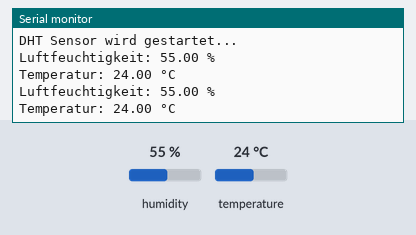
This sketch was run on a simulated Arduino Uno, built with avr-gcc and run on an emulated ATmega328P. Shown: the last lines printed to the serial monitor. Inputs (shaded band) come from the test bench; at power-on: humidity 55 %, temperature 24 °C.

Above: at 4.8 s.
4.9 s: humidity set to 22 %
At 7.4 s:
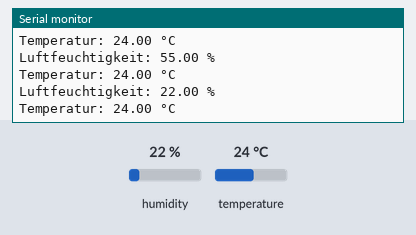
7.9 s: temperature set to 12 °C
At 9.2 s:
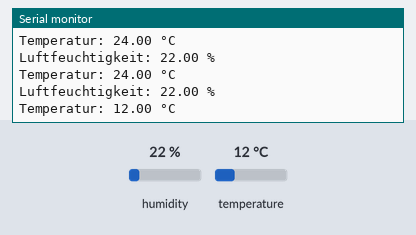
10.9 s: humidity set to 40 %
At 12.7 s:
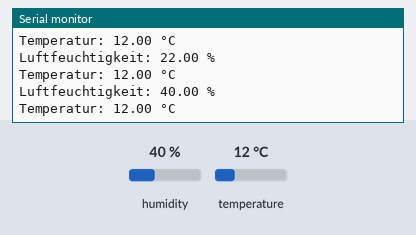
Timing chart, 0 to 14.2 s (numbered marks = the images above; inputs shaded):
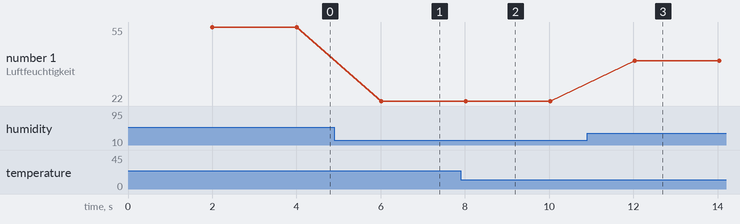

The sketch:

humdidity_and_temp.ino
```cpp
#include "DHT.h"

// DHT11 Sensor an digitalem Pin D2
#define DHTPIN 2
#define DHTTYPE DHT22  // Oder DHT22, je nach Sensor

DHT dht(DHTPIN, DHTTYPE);

void setup() {
  Serial.begin(9600);
  Serial.println("DHT Sensor wird gestartet...");
  dht.begin();
}

void loop() {
  delay(2000);  // DHT11 misst etwa alle 2 Sekunden zuverlässig

  float humidity = dht.readHumidity();
  float temperature = dht.readTemperature();

  // Fehlerbehandlung
  if (isnan(humidity) || isnan(temperature)) {
    Serial.println("Fehler beim Auslesen des Sensors!");
    Serial.println(humidity);
    Serial.println(temperature);
    return;
  }

  Serial.print("Luftfeuchtigkeit: ");
  Serial.print(humidity);
  Serial.println(" %");

  Serial.print("Temperatur: ");
  Serial.print(temperature);
  Serial.println(" °C");
}
```

Measured:
- after the input at 4.9 s, the serial monitor: prints a new line after 1.1 s (image 1)
- after the input at 7.9 s, the serial monitor: prints a new line after 0.15 s (image 2)
- after the input at 10.9 s, the serial monitor: prints a new line after 1.1 s (image 3)
- plotted number 1: 55 → 22 after the input at 4.9 s, 22 → 40 after the input at 10.9 s
